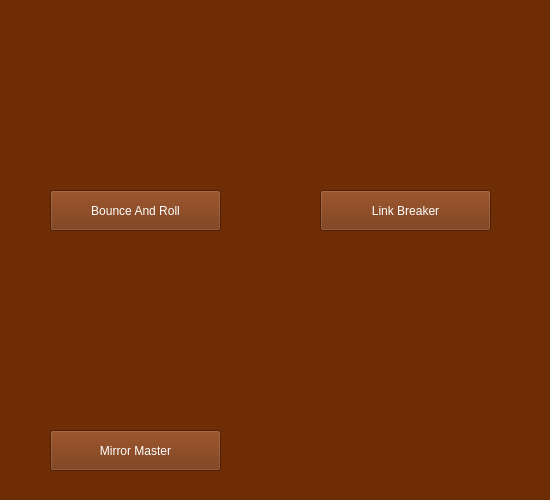
<?xml version="1.0" encoding="UTF-8"?>
<ui version="4.0">
 <class>MainWindow</class>
 <widget class="QWidget" name="MainWindow">
  <property name="geometry">
   <rect>
    <x>0</x>
    <y>0</y>
    <width>550</width>
    <height>500</height>
   </rect>
  </property>
  <property name="mouseTracking">
   <bool>false</bool>
  </property>
  <property name="windowTitle">
   <string>MainWindow</string>
  </property>
  <property name="styleSheet">
   <string notr="true"/>
  </property>
  <widget class="QLabel" name="wallPaperLabel">
   <property name="geometry">
    <rect>
     <x>0</x>
     <y>0</y>
     <width>550</width>
     <height>500</height>
    </rect>
   </property>
   <property name="styleSheet">
    <string notr="true">background-image: url(:/image/wall.jpg);</string>
   </property>
   <property name="text">
    <string/>
   </property>
  </widget>
  <widget class="QWidget" name="gameSelectLayout" native="true">
   <property name="geometry">
    <rect>
     <x>0</x>
     <y>0</y>
     <width>550</width>
     <height>500</height>
    </rect>
   </property>
   <property name="styleSheet">
    <string notr="true">background-color: rgb(111, 45, 6);</string>
   </property>
   <widget class="QPushButton" name="bounceAndRollBtn">
    <property name="geometry">
     <rect>
      <x>50</x>
      <y>190</y>
      <width>171</width>
      <height>41</height>
     </rect>
    </property>
    <property name="styleSheet">
     <string notr="true">color: rgb(255, 255, 255);</string>
    </property>
    <property name="text">
     <string>Bounce And Roll</string>
    </property>
   </widget>
   <widget class="QLabel" name="label">
    <property name="geometry">
     <rect>
      <x>50</x>
      <y>10</y>
      <width>150</width>
      <height>150</height>
     </rect>
    </property>
    <property name="styleSheet">
     <string notr="true">border-image: url(:/image/bounce.png);</string>
    </property>
    <property name="text">
     <string/>
    </property>
   </widget>
   <widget class="QPushButton" name="linkBreakerBtn">
    <property name="geometry">
     <rect>
      <x>320</x>
      <y>190</y>
      <width>171</width>
      <height>41</height>
     </rect>
    </property>
    <property name="styleSheet">
     <string notr="true">color: rgb(255, 255, 255);</string>
    </property>
    <property name="text">
     <string>Link Breaker</string>
    </property>
   </widget>
   <widget class="QLabel" name="label_2">
    <property name="geometry">
     <rect>
      <x>320</x>
      <y>10</y>
      <width>150</width>
      <height>150</height>
     </rect>
    </property>
    <property name="styleSheet">
     <string notr="true">border-image: url(:/image/mix.png);</string>
    </property>
    <property name="text">
     <string/>
    </property>
   </widget>
   <widget class="QPushButton" name="mIrrorMasterBtn">
    <property name="geometry">
     <rect>
      <x>50</x>
      <y>430</y>
      <width>171</width>
      <height>41</height>
     </rect>
    </property>
    <property name="styleSheet">
     <string notr="true">color: rgb(255, 255, 255);</string>
    </property>
    <property name="text">
     <string>Mirror Master</string>
    </property>
   </widget>
   <widget class="QLabel" name="label_3">
    <property name="geometry">
     <rect>
      <x>60</x>
      <y>250</y>
      <width>150</width>
      <height>150</height>
     </rect>
    </property>
    <property name="styleSheet">
     <string notr="true">border-image: url(:/image/reflection.png);</string>
    </property>
    <property name="text">
     <string/>
    </property>
   </widget>
  </widget>
 </widget>
 <layoutdefault spacing="6" margin="11"/>
 <resources/>
 <connections/>
</ui>
